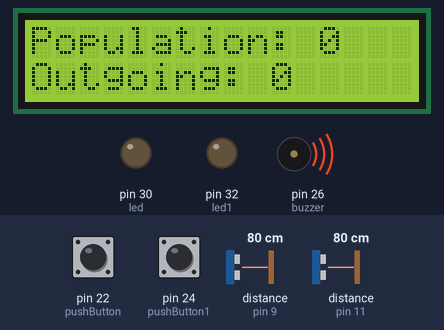
Simulated run of this sketch. Board: Arduino Mega 2560, built with avr-gcc and run on an emulated ATmega2560. Parts: 16×2 character LCD, output pins drawn as LEDs (lit = HIGH), buzzer (waves = sounding). Wiring (inferred from the names in the program): 2 × ultrasonic range finder: trigger pin 8, echo pin 9 / trigger pin 10, echo pin 11. The inputs (shaded band) are chosen by the test bench; at power-on: pin 22 (pushButton) LOW, pin 24 (pushButton1) LOW, distance to the obstacle (sensors on pin 9, pin 11) 80 cm. The echo pulse lasts 58.3 µs per cm; pins used as bus, display or sensor lines are not drawn; what the sketch prints to the serial monitor is not drawn.

Above: at 0.1 s.
At 3.1 s:
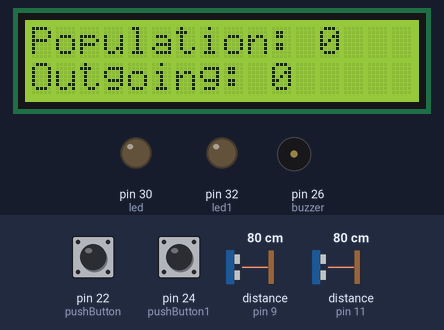
Timing chart, 0 to 4.6 s (numbered marks = the images above):
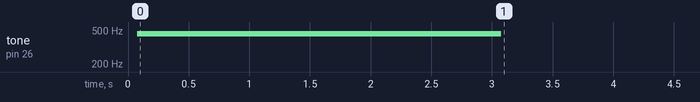

Measured:
- by itself, tone on pin 26 (buzzer): silent → 450 Hz at 0.08 s, → silent 3.0 s later

The sketch:

Automatic_Home_and_Office_Disinfector.ino
```cpp
#include <LiquidCrystal.h>
LiquidCrystal lcd(1, 2, 3, 4, 5, 6);

//for first Ultrasonic sensor
const int trigPin = 8;
const int echoPin = 9;

//for second Ultrasonic sensor
const int trigPin1 = 10;
const int echoPin1 = 11;

//for addition button
const int pushButton = 22;
int buttonRead = 0;

//for subtraction button
const int pushButton1 = 24;
int buttonRead1 = 0;

//for buzzer
const int buzzer = 26;

const int led = 30;
const int led1 = 32;
const int output = 52;


class RoomDisinfector{

  public:

    int incomingGuests(int count){
      int duration, distance;
      digitalWrite(trigPin, LOW);
      delayMicroseconds(2);

      digitalWrite(trigPin, HIGH);
      delayMicroseconds(10);
      digitalWrite(trigPin, LOW);

      duration = pulseIn(echoPin, HIGH);
      distance = (duration*0.034)/2;

      if(distance <= 12){
        count = count + 1;
        digitalWrite(led, HIGH);
        delay(500);
        digitalWrite(led, LOW);
      }
      return count;
    }

    int outgoingGuests(){
      int duration1, distance1;
      int val=0;
      digitalWrite(trigPin1, LOW);
      delayMicroseconds(2);

      digitalWrite(trigPin1, HIGH);
      delayMicroseconds(10);
      digitalWrite(trigPin1, LOW);

      duration1 = pulseIn(echoPin1, HIGH);
      distance1 = (duration1*0.034)/2;

      if(distance1 <= 12){
          val = val+1;
          digitalWrite(led1, HIGH);
          delay(500);
          digitalWrite(led1, LOW);
        }

      buttonRead = digitalRead(pushButton);
      buttonRead1 = digitalRead(pushButton1);

      if (buttonRead == HIGH){
       val = val + 1;
       digitalWrite(led1, HIGH);
       delay(500);
       digitalWrite(led1, LOW);
      }

      if(buttonRead1 == HIGH){
       val = val-1;
       digitalWrite(led1, HIGH);
       delay(500);
       digitalWrite(led1, LOW);
      }
      return val;
    }

    void alarm(){
      tone(buzzer, 450);
      delay(3000);
      noTone(buzzer);

    }

    void lcdDisplay(int passedVal, int passedVal1){
     Serial.print("Incoming: ");
     Serial.println(passedVal);

     Serial.print("Outgoing: ");
     Serial.println(passedVal1);

     lcd.setCursor(12, 0);
     lcd.print(passedVal);
     lcd.setCursor(10, 1);
     lcd.print(passedVal1);


     }


};


void setup() {
  pinMode(trigPin, OUTPUT);
  pinMode(echoPin, INPUT);
  pinMode(trigPin1, OUTPUT);
  pinMode(echoPin1, INPUT);
  pinMode(pushButton, INPUT);
  pinMode(pushButton1, INPUT);
  pinMode(buzzer, OUTPUT);
  pinMode(led, OUTPUT);
  pinMode(led1, OUTPUT);

  Serial.begin(9600);
  lcd.begin(16, 2);
  lcd.setCursor(0, 0);
  lcd.print("Population: ");
  lcd.setCursor(0, 1);
  lcd.print("Outgoing: ");
}

void loop() {
  int count = 0;
  RoomDisinfector r;

  int temp, temp1;
  temp = r.incomingGuests(count);
  temp1 = r.outgoingGuests();

  r.lcdDisplay(temp, temp1);

  if(temp <= temp1){
    r.alarm();
    delay(300000);
    digitalWrite(output, HIGH);
  }
}
```
